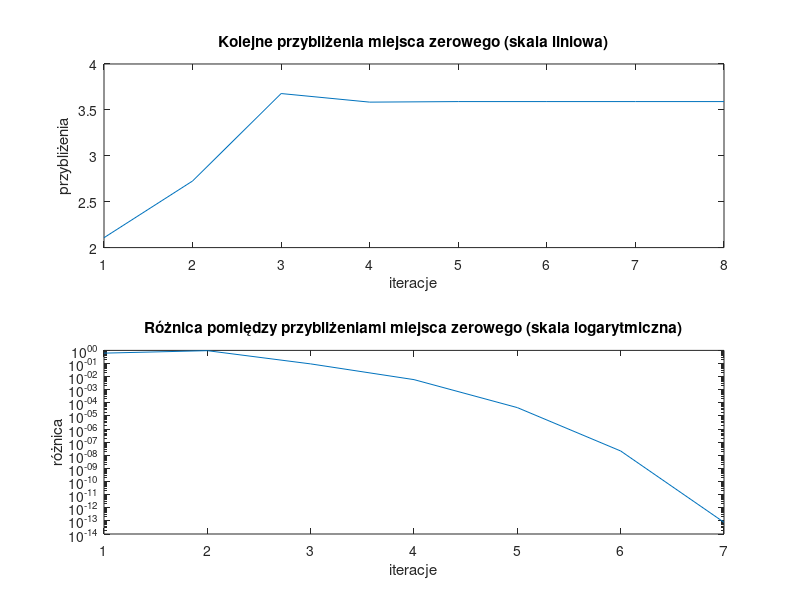

MATLAB code to generate this figure:
function [xvec,xdif,xsolution,ysolution,iterations] = impedance_secant()
% Wyznacza miejsce zerowe funkcji impedance_difference metodą siecznych.
% xvec - wektor z kolejnymi przybliżeniami miejsca zerowego;
%   xvec(1)=x2 przy założeniu, że x0 i x1 są punktami startowymi
% xdif - wektor różnic kolejnych przybliżeń miejsca zerowego
%   xdif(i) = abs(xvec(i+1)-xvec(i));
% xsolution - obliczone miejsce zerowe
% ysolution - wartość funkcji impedance_difference wyznaczona dla f=xsolution
% iterations - liczba iteracji wykonana w celu wyznaczenia xsolution

x0 = 1; % pierwszy punkt startowy metody siecznych
x1 = 10; % drugi punkt startowy metody siecznych
ytolerance = 1e-12;% tolerancja wartości funkcji w przybliżonym miejscu zerowym.
% Warunek abs(f1(xsolution))<ytolerance określa jak blisko zera ma znaleźć
% się wartość funkcji w obliczonym miejscu zerowym funkcji f1(), aby obliczenia
% zostały zakończone.
max_iterations = 1000; % maksymalna liczba iteracji wykonana przez alg. bisekcji

f0 = impedance_difference(x0);
f1 = impedance_difference(x1);

xvec = [];
xdif = [];
xsolution = Inf;
ysolution = Inf;
iterations = max_iterations;

for ii=1:max_iterations
    x2 = x1 - ((f1*(x1-x0))/(f1-f0));
    xvec(ii,1) = x2;
    f2 = impedance_difference(x2);
    if(abs(f2)<ytolerance)
        xsolution = x2;
        ysolution = f2;
        iterations = ii;
        break
    else
        x0 = x1;
        f0 = f1;
        x1 = x2;
        f1 = f2;
    end
end

for i=1:iterations-1
    xdif(i,1) = abs(xvec(i+1)-xvec(i));
end

figure;
subplot(2,1,1);
plot(1:iterations, xvec);
title('Kolejne przybliżenia miejsca zerowego (skala liniowa)');
xlabel('iteracje');
ylabel('przybliżenia');

subplot(2,1,2);
semilogy(1:iterations-1, xdif);
title('Różnica pomiędzy przybliżeniami miejsca zerowego (skala logarytmiczna)');
xlabel('iteracje');
ylabel('różnica');


end

function impedance_delta = impedance_difference(f)
% Tutaj wklej definicję funkcji zdefiniowanej w zadaniu 1.

if f <= 0
    msg = 'Frequency should be more or equal to 0';
    error(msg);
else
    R = 525;
    C = 0.00007;
    L = 3;
    absZ = 1 / sqrt((1/(R^2)) + ((2*pi*f*C) - (1/(2*pi*f*L)))^2 );
    M = 75;
    impedance_delta = absZ - M;
end

end
